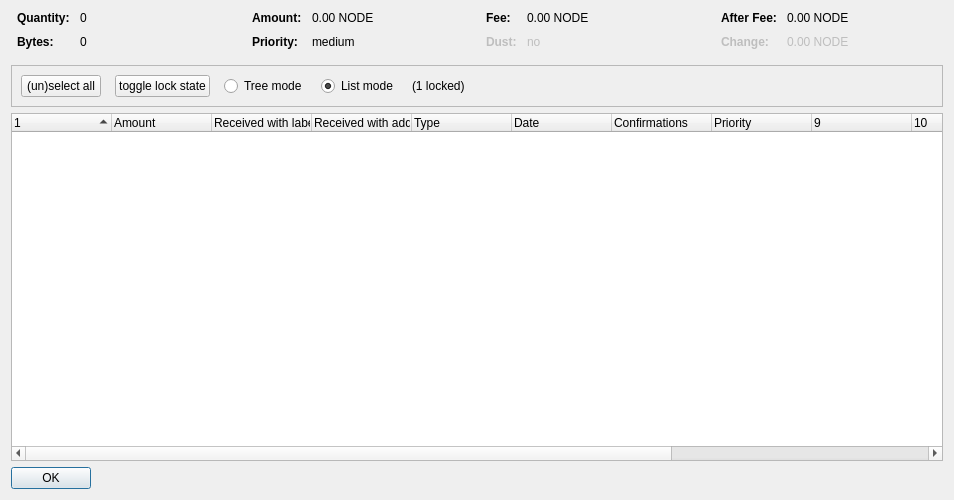
<?xml version="1.0" encoding="UTF-8"?>
<ui version="4.0">
 <class>CoinControlDialog</class>
 <widget class="QDialog" name="CoinControlDialog">
  <property name="geometry">
   <rect>
    <x>0</x>
    <y>0</y>
    <width>954</width>
    <height>500</height>
   </rect>
  </property>
  <property name="windowTitle">
   <string>Coin Selection</string>
  </property>
  <layout class="QVBoxLayout" name="verticalLayout">
   <item>
    <layout class="QHBoxLayout" name="horizontalLayoutTop" stretch="0,0,0,0">
     <property name="topMargin">
      <number>0</number>
     </property>
     <property name="bottomMargin">
      <number>10</number>
     </property>
     <item>
      <layout class="QFormLayout" name="formLayoutCoinControl1">
       <property name="horizontalSpacing">
        <number>10</number>
       </property>
       <property name="verticalSpacing">
        <number>10</number>
       </property>
       <property name="leftMargin">
        <number>6</number>
       </property>
       <property name="rightMargin">
        <number>6</number>
       </property>
       <item row="0" column="0">
        <widget class="QLabel" name="labelCoinControlQuantityText">
         <property name="font">
          <font>
           <weight>75</weight>
           <bold>true</bold>
          </font>
         </property>
         <property name="text">
          <string>Quantity:</string>
         </property>
        </widget>
       </item>
       <item row="0" column="1">
        <widget class="QLabel" name="labelCoinControlQuantity">
         <property name="cursor">
          <cursorShape>IBeamCursor</cursorShape>
         </property>
         <property name="contextMenuPolicy">
          <enum>Qt::ActionsContextMenu</enum>
         </property>
         <property name="text">
          <string notr="true">0</string>
         </property>
         <property name="textInteractionFlags">
          <set>Qt::LinksAccessibleByMouse|Qt::TextSelectableByKeyboard|Qt::TextSelectableByMouse</set>
         </property>
        </widget>
       </item>
       <item row="1" column="0">
        <widget class="QLabel" name="labelCoinControlBytesText">
         <property name="font">
          <font>
           <weight>75</weight>
           <bold>true</bold>
          </font>
         </property>
         <property name="text">
          <string>Bytes:</string>
         </property>
        </widget>
       </item>
       <item row="1" column="1">
        <widget class="QLabel" name="labelCoinControlBytes">
         <property name="cursor">
          <cursorShape>IBeamCursor</cursorShape>
         </property>
         <property name="contextMenuPolicy">
          <enum>Qt::ActionsContextMenu</enum>
         </property>
         <property name="text">
          <string notr="true">0</string>
         </property>
         <property name="textInteractionFlags">
          <set>Qt::LinksAccessibleByMouse|Qt::TextSelectableByKeyboard|Qt::TextSelectableByMouse</set>
         </property>
        </widget>
       </item>
      </layout>
     </item>
     <item>
      <layout class="QFormLayout" name="formLayoutCoinControl2">
       <property name="horizontalSpacing">
        <number>10</number>
       </property>
       <property name="verticalSpacing">
        <number>10</number>
       </property>
       <property name="leftMargin">
        <number>6</number>
       </property>
       <property name="rightMargin">
        <number>6</number>
       </property>
       <item row="0" column="0">
        <widget class="QLabel" name="labelCoinControlAmountText">
         <property name="font">
          <font>
           <weight>75</weight>
           <bold>true</bold>
          </font>
         </property>
         <property name="text">
          <string>Amount:</string>
         </property>
        </widget>
       </item>
       <item row="0" column="1">
        <widget class="QLabel" name="labelCoinControlAmount">
         <property name="cursor">
          <cursorShape>IBeamCursor</cursorShape>
         </property>
         <property name="contextMenuPolicy">
          <enum>Qt::ActionsContextMenu</enum>
         </property>
         <property name="text">
          <string notr="true">0.00 NODE</string>
         </property>
         <property name="textInteractionFlags">
          <set>Qt::LinksAccessibleByMouse|Qt::TextSelectableByKeyboard|Qt::TextSelectableByMouse</set>
         </property>
        </widget>
       </item>
       <item row="1" column="0">
        <widget class="QLabel" name="labelCoinControlPriorityText">
         <property name="font">
          <font>
           <weight>75</weight>
           <bold>true</bold>
          </font>
         </property>
         <property name="text">
          <string>Priority:</string>
         </property>
        </widget>
       </item>
       <item row="1" column="1">
        <widget class="QLabel" name="labelCoinControlPriority">
         <property name="cursor">
          <cursorShape>IBeamCursor</cursorShape>
         </property>
         <property name="contextMenuPolicy">
          <enum>Qt::ActionsContextMenu</enum>
         </property>
         <property name="text">
          <string>medium</string>
         </property>
         <property name="textInteractionFlags">
          <set>Qt::LinksAccessibleByMouse|Qt::TextSelectableByKeyboard|Qt::TextSelectableByMouse</set>
         </property>
        </widget>
       </item>
      </layout>
     </item>
     <item>
      <layout class="QFormLayout" name="formLayoutCoinControl3">
       <property name="horizontalSpacing">
        <number>10</number>
       </property>
       <property name="verticalSpacing">
        <number>10</number>
       </property>
       <property name="leftMargin">
        <number>6</number>
       </property>
       <property name="rightMargin">
        <number>6</number>
       </property>
       <item row="0" column="0">
        <widget class="QLabel" name="labelCoinControlFeeText">
         <property name="font">
          <font>
           <weight>75</weight>
           <bold>true</bold>
          </font>
         </property>
         <property name="text">
          <string>Fee:</string>
         </property>
        </widget>
       </item>
       <item row="0" column="1">
        <widget class="QLabel" name="labelCoinControlFee">
         <property name="cursor">
          <cursorShape>IBeamCursor</cursorShape>
         </property>
         <property name="contextMenuPolicy">
          <enum>Qt::ActionsContextMenu</enum>
         </property>
         <property name="text">
          <string notr="true">0.00 NODE</string>
         </property>
         <property name="textInteractionFlags">
          <set>Qt::LinksAccessibleByMouse|Qt::TextSelectableByKeyboard|Qt::TextSelectableByMouse</set>
         </property>
        </widget>
       </item>
       <item row="1" column="0">
        <widget class="QLabel" name="labelCoinControlLowOutputText">
         <property name="enabled">
          <bool>false</bool>
         </property>
         <property name="font">
          <font>
           <weight>75</weight>
           <bold>true</bold>
          </font>
         </property>
         <property name="text">
          <string>Dust:</string>
         </property>
        </widget>
       </item>
       <item row="1" column="1">
        <widget class="QLabel" name="labelCoinControlLowOutput">
         <property name="enabled">
          <bool>false</bool>
         </property>
         <property name="cursor">
          <cursorShape>IBeamCursor</cursorShape>
         </property>
         <property name="contextMenuPolicy">
          <enum>Qt::ActionsContextMenu</enum>
         </property>
         <property name="text">
          <string>no</string>
         </property>
         <property name="textInteractionFlags">
          <set>Qt::LinksAccessibleByMouse|Qt::TextSelectableByKeyboard|Qt::TextSelectableByMouse</set>
         </property>
        </widget>
       </item>
      </layout>
     </item>
     <item>
      <layout class="QFormLayout" name="formLayoutCoinControl4">
       <property name="horizontalSpacing">
        <number>10</number>
       </property>
       <property name="verticalSpacing">
        <number>10</number>
       </property>
       <property name="leftMargin">
        <number>6</number>
       </property>
       <property name="rightMargin">
        <number>6</number>
       </property>
       <item row="0" column="0">
        <widget class="QLabel" name="labelCoinControlAfterFeeText">
         <property name="font">
          <font>
           <weight>75</weight>
           <bold>true</bold>
          </font>
         </property>
         <property name="text">
          <string>After Fee:</string>
         </property>
        </widget>
       </item>
       <item row="0" column="1">
        <widget class="QLabel" name="labelCoinControlAfterFee">
         <property name="cursor">
          <cursorShape>IBeamCursor</cursorShape>
         </property>
         <property name="contextMenuPolicy">
          <enum>Qt::ActionsContextMenu</enum>
         </property>
         <property name="text">
          <string notr="true">0.00 NODE</string>
         </property>
         <property name="textInteractionFlags">
          <set>Qt::LinksAccessibleByMouse|Qt::TextSelectableByKeyboard|Qt::TextSelectableByMouse</set>
         </property>
        </widget>
       </item>
       <item row="1" column="0">
        <widget class="QLabel" name="labelCoinControlChangeText">
         <property name="enabled">
          <bool>false</bool>
         </property>
         <property name="font">
          <font>
           <weight>75</weight>
           <bold>true</bold>
          </font>
         </property>
         <property name="text">
          <string>Change:</string>
         </property>
        </widget>
       </item>
       <item row="1" column="1">
        <widget class="QLabel" name="labelCoinControlChange">
         <property name="enabled">
          <bool>false</bool>
         </property>
         <property name="cursor">
          <cursorShape>IBeamCursor</cursorShape>
         </property>
         <property name="contextMenuPolicy">
          <enum>Qt::ActionsContextMenu</enum>
         </property>
         <property name="text">
          <string notr="true">0.00 NODE</string>
         </property>
         <property name="textInteractionFlags">
          <set>Qt::LinksAccessibleByMouse|Qt::TextSelectableByKeyboard|Qt::TextSelectableByMouse</set>
         </property>
        </widget>
       </item>
      </layout>
     </item>
    </layout>
   </item>
   <item>
    <widget class="QFrame" name="frame">
     <property name="minimumSize">
      <size>
       <width>0</width>
       <height>40</height>
      </size>
     </property>
     <property name="frameShape">
      <enum>QFrame::StyledPanel</enum>
     </property>
     <property name="frameShadow">
      <enum>QFrame::Sunken</enum>
     </property>
     <layout class="QHBoxLayout" name="horizontalLayout">
      <item>
       <layout class="QHBoxLayout" name="horizontalLayoutPanel" stretch="0,0,0,0,0,0">
        <property name="spacing">
         <number>14</number>
        </property>
        <item>
         <widget class="QPushButton" name="pushButtonSelectAll">
          <property name="sizePolicy">
           <sizepolicy hsizetype="Maximum" vsizetype="Fixed">
            <horstretch>0</horstretch>
            <verstretch>0</verstretch>
           </sizepolicy>
          </property>
          <property name="text">
           <string>(un)select all</string>
          </property>
          <property name="autoDefault">
           <bool>false</bool>
          </property>
         </widget>
        </item>
        <item>
         <widget class="QPushButton" name="pushButtonToggleLock">
          <property name="sizePolicy">
           <sizepolicy hsizetype="Maximum" vsizetype="Fixed">
            <horstretch>0</horstretch>
            <verstretch>0</verstretch>
           </sizepolicy>
          </property>
          <property name="text">
           <string>toggle lock state</string>
          </property>
          <property name="autoDefault">
           <bool>false</bool>
          </property>
         </widget>
        </item>
        <item>
         <widget class="QRadioButton" name="radioTreeMode">
          <property name="sizePolicy">
           <sizepolicy hsizetype="Maximum" vsizetype="Fixed">
            <horstretch>0</horstretch>
            <verstretch>0</verstretch>
           </sizepolicy>
          </property>
          <property name="text">
           <string>Tree mode</string>
          </property>
         </widget>
        </item>
        <item>
         <widget class="QRadioButton" name="radioListMode">
          <property name="sizePolicy">
           <sizepolicy hsizetype="Maximum" vsizetype="Fixed">
            <horstretch>0</horstretch>
            <verstretch>0</verstretch>
           </sizepolicy>
          </property>
          <property name="text">
           <string>List mode</string>
          </property>
          <property name="checked">
           <bool>true</bool>
          </property>
         </widget>
        </item>
        <item>
         <widget class="QLabel" name="labelLocked">
          <property name="text">
           <string>(1 locked)</string>
          </property>
         </widget>
        </item>
        <item>
         <spacer name="horizontalSpacer">
          <property name="orientation">
           <enum>Qt::Horizontal</enum>
          </property>
          <property name="sizeHint" stdset="0">
           <size>
            <width>40</width>
            <height>20</height>
           </size>
          </property>
         </spacer>
        </item>
       </layout>
      </item>
     </layout>
    </widget>
   </item>
   <item>
    <widget class="CoinControlTreeWidget" name="treeWidget">
     <property name="contextMenuPolicy">
      <enum>Qt::CustomContextMenu</enum>
     </property>
     <property name="sortingEnabled">
      <bool>false</bool>
     </property>
     <property name="columnCount">
      <number>13</number>
     </property>
     <attribute name="headerShowSortIndicator" stdset="0">
      <bool>true</bool>
     </attribute>
     <attribute name="headerStretchLastSection">
      <bool>false</bool>
     </attribute>
     <column>
      <property name="text">
       <string/>
      </property>
     </column>
     <column>
      <property name="text">
       <string>Amount</string>
      </property>
     </column>
     <column>
      <property name="text">
       <string>Received with label</string>
      </property>
     </column>
     <column>
      <property name="text">
       <string>Received with address</string>
      </property>
     </column>
     <column>
      <property name="text">
       <string>Type</string>
      </property>
     </column>
     <column>
      <property name="text">
       <string>Date</string>
      </property>
     </column>
     <column>
      <property name="text">
       <string>Confirmations</string>
      </property>
      <property name="toolTip">
       <string>Confirmed</string>
      </property>
     </column>
     <column>
      <property name="text">
       <string>Priority</string>
      </property>
     </column>
     <column>
      <property name="text">
       <string/>
      </property>
     </column>
     <column>
      <property name="text">
       <string/>
      </property>
     </column>
     <column>
      <property name="text">
       <string/>
      </property>
     </column>
     <column>
      <property name="text">
       <string/>
      </property>
     </column>
     <column>
      <property name="text">
       <string/>
      </property>
     </column>
    </widget>
   </item>
   <item>
    <widget class="QDialogButtonBox" name="buttonBox">
     <property name="sizePolicy">
      <sizepolicy hsizetype="Maximum" vsizetype="Fixed">
       <horstretch>0</horstretch>
       <verstretch>0</verstretch>
      </sizepolicy>
     </property>
     <property name="orientation">
      <enum>Qt::Horizontal</enum>
     </property>
     <property name="standardButtons">
      <set>QDialogButtonBox::Ok</set>
     </property>
    </widget>
   </item>
  </layout>
 </widget>
 <customwidgets>
  <customwidget>
   <class>CoinControlTreeWidget</class>
   <extends>QTreeWidget</extends>
   <header>coincontroltreewidget.h</header>
  </customwidget>
 </customwidgets>
 <resources/>
 <connections/>
</ui>
